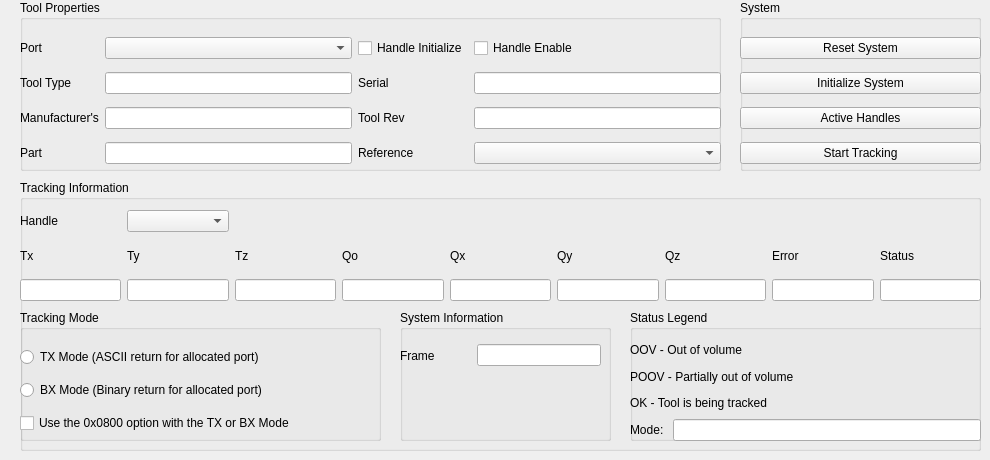
    <widget class="QWidget" name="tab_2">
     <attribute name="title">
      <string>NDI</string>
     </attribute>
     <widget class="QGroupBox" name="groupBox_ToolProperties">
      <property name="geometry">
       <rect>
        <x>20</x>
        <y>0</y>
        <width>701</width>
        <height>171</height>
       </rect>
      </property>
      <property name="title">
       <string>Tool Properties</string>
      </property>
      <widget class="QWidget" name="gridLayoutWidget_11">
       <property name="geometry">
        <rect>
         <x>0</x>
         <y>30</y>
         <width>701</width>
         <height>141</height>
        </rect>
       </property>
       <layout class="QGridLayout" name="gridLayout_11">
        <item row="1" column="0">
         <widget class="QLabel" name="label_ToolType">
          <property name="text">
           <string>Tool Type</string>
          </property>
         </widget>
        </item>
        <item row="0" column="2">
         <widget class="QCheckBox" name="checkBox_HandleInitialize">
          <property name="text">
           <string>Handle Initialize</string>
          </property>
          <property name="checkable">
           <bool>false</bool>
          </property>
         </widget>
        </item>
        <item row="1" column="1">
         <widget class="QLineEdit" name="lineEdit_Tool">
          <property name="readOnly">
           <bool>true</bool>
          </property>
         </widget>
        </item>
        <item row="0" column="1">
         <widget class="QComboBox" name="comboBox_Port"/>
        </item>
        <item row="2" column="1">
         <widget class="QLineEdit" name="lineEdit_Manufacturer">
          <property name="readOnly">
           <bool>true</bool>
          </property>
         </widget>
        </item>
        <item row="2" column="0">
         <widget class="QLabel" name="label_Manufacturer">
          <property name="text">
           <string>Manufacturer's</string>
          </property>
         </widget>
        </item>
        <item row="3" column="1">
         <widget class="QLineEdit" name="lineEdit_Part">
          <property name="readOnly">
           <bool>true</bool>
          </property>
         </widget>
        </item>
        <item row="3" column="0">
         <widget class="QLabel" name="label_Part">
          <property name="text">
           <string>Part</string>
          </property>
         </widget>
        </item>
        <item row="0" column="0">
         <widget class="QLabel" name="label_Port">
          <property name="text">
           <string>Port</string>
          </property>
         </widget>
        </item>
        <item row="0" column="3">
         <widget class="QCheckBox" name="checkBox_HandleEnable">
          <property name="text">
           <string>Handle Enable</string>
          </property>
         </widget>
        </item>
        <item row="1" column="2">
         <widget class="QLabel" name="label_Serial">
          <property name="text">
           <string>Serial</string>
          </property>
         </widget>
        </item>
        <item row="2" column="2">
         <widget class="QLabel" name="label_ToolRev">
          <property name="text">
           <string>Tool Rev</string>
          </property>
         </widget>
        </item>
        <item row="3" column="2">
         <widget class="QLabel" name="label_Reference">
          <property name="text">
           <string>Reference</string>
          </property>
         </widget>
        </item>
        <item row="1" column="3">
         <widget class="QLineEdit" name="lineEdit_Serial">
          <property name="readOnly">
           <bool>true</bool>
          </property>
         </widget>
        </item>
        <item row="2" column="3">
         <widget class="QLineEdit" name="lineEdit_Tool_2">
          <property name="readOnly">
           <bool>true</bool>
          </property>
         </widget>
        </item>
        <item row="3" column="3">
         <widget class="QComboBox" name="comboBox_Reference"/>
        </item>
       </layout>
      </widget>
     </widget>
     <widget class="QGroupBox" name="groupBox_System">
      <property name="geometry">
       <rect>
        <x>740</x>
        <y>0</y>
        <width>241</width>
        <height>171</height>
       </rect>
      </property>
      <property name="title">
       <string>System</string>
      </property>
      <widget class="QWidget" name="gridLayoutWidget_12">
       <property name="geometry">
        <rect>
         <x>0</x>
         <y>30</y>
         <width>241</width>
         <height>141</height>
        </rect>
       </property>
       <layout class="QGridLayout" name="gridLayout_12">
        <item row="2" column="0">
         <widget class="QPushButton" name="pushButton_ActiveHandles">
          <property name="text">
           <string>Active Handles</string>
          </property>
         </widget>
        </item>
        <item row="1" column="0">
         <widget class="QPushButton" name="pushButton_InitializeSystem">
          <property name="text">
           <string>Initialize System</string>
          </property>
         </widget>
        </item>
        <item row="0" column="0">
         <widget class="QPushButton" name="pushButton_ResetSystem">
          <property name="text">
           <string>Reset System</string>
          </property>
         </widget>
        </item>
        <item row="3" column="0">
         <widget class="QPushButton" name="pushButton_StartTracking">
          <property name="text">
           <string>Start Tracking</string>
          </property>
         </widget>
        </item>
       </layout>
      </widget>
     </widget>
     <widget class="QGroupBox" name="groupBox_TrackingInformation">
      <property name="geometry">
       <rect>
        <x>20</x>
        <y>180</y>
        <width>961</width>
        <height>271</height>
       </rect>
      </property>
      <property name="title">
       <string>Tracking Information</string>
      </property>
      <widget class="QWidget" name="gridLayoutWidget_13">
       <property name="geometry">
        <rect>
         <x>0</x>
         <y>30</y>
         <width>961</width>
         <height>91</height>
        </rect>
       </property>
       <layout class="QGridLayout" name="gridLayout_13">
        <item row="0" column="1">
         <widget class="QComboBox" name="comboBox_Handle"/>
        </item>
        <item row="1" column="2">
         <widget class="QLabel" name="label_Tz">
          <property name="text">
           <string>Tz</string>
          </property>
         </widget>
        </item>
        <item row="1" column="4">
         <widget class="QLabel" name="label_Qx">
          <property name="text">
           <string>Qx</string>
          </property>
         </widget>
        </item>
        <item row="1" column="3">
         <widget class="QLabel" name="label_Qo">
          <property name="text">
           <string>Qo</string>
          </property>
         </widget>
        </item>
        <item row="1" column="7">
         <widget class="QLabel" name="label_Error">
          <property name="text">
           <string>Error</string>
          </property>
         </widget>
        </item>
        <item row="1" column="6">
         <widget class="QLabel" name="label_Qz">
          <property name="text">
           <string>Qz</string>
          </property>
         </widget>
        </item>
        <item row="1" column="0">
         <widget class="QLabel" name="label_Tx">
          <property name="text">
           <string>Tx</string>
          </property>
         </widget>
        </item>
        <item row="0" column="0">
         <widget class="QLabel" name="label_Handle">
          <property name="text">
           <string>Handle</string>
          </property>
         </widget>
        </item>
        <item row="1" column="1">
         <widget class="QLabel" name="label_Ty">
          <property name="text">
           <string>Ty</string>
          </property>
         </widget>
        </item>
        <item row="1" column="8">
         <widget class="QLabel" name="label_Status">
          <property name="text">
           <string>Status</string>
          </property>
         </widget>
        </item>
        <item row="1" column="5">
         <widget class="QLabel" name="label_Qy">
          <property name="text">
           <string>Qy</string>
          </property>
         </widget>
        </item>
        <item row="2" column="0">
         <widget class="QLineEdit" name="lineEdit_Tx">
          <property name="readOnly">
           <bool>true</bool>
          </property>
         </widget>
        </item>
        <item row="2" column="1">
         <widget class="QLineEdit" name="lineEdit_Ty">
          <property name="readOnly">
           <bool>true</bool>
          </property>
         </widget>
        </item>
        <item row="2" column="2">
         <widget class="QLineEdit" name="lineEdit_Tz">
          <property name="readOnly">
           <bool>true</bool>
          </property>
         </widget>
        </item>
        <item row="2" column="3">
         <widget class="QLineEdit" name="lineEdit_Qo">
          <property name="readOnly">
           <bool>true</bool>
          </property>
         </widget>
        </item>
        <item row="2" column="4">
         <widget class="QLineEdit" name="lineEdit_Qx">
          <property name="readOnly">
           <bool>true</bool>
          </property>
         </widget>
        </item>
        <item row="2" column="5">
         <widget class="QLineEdit" name="lineEdit_Qy">
          <property name="readOnly">
           <bool>true</bool>
          </property>
         </widget>
        </item>
        <item row="2" column="6">
         <widget class="QLineEdit" name="lineEdit_Qz">
          <property name="readOnly">
           <bool>true</bool>
          </property>
         </widget>
        </item>
        <item row="2" column="7">
         <widget class="QLineEdit" name="lineEdit_Error">
          <property name="readOnly">
           <bool>true</bool>
          </property>
         </widget>
        </item>
        <item row="2" column="8">
         <widget class="QLineEdit" name="lineEdit_Status">
          <property name="readOnly">
           <bool>true</bool>
          </property>
         </widget>
        </item>
       </layout>
      </widget>
      <widget class="QGroupBox" name="groupBox_TrackingMode">
       <property name="geometry">
        <rect>
         <x>0</x>
         <y>130</y>
         <width>361</width>
         <height>131</height>
        </rect>
       </property>
       <property name="title">
        <string>Tracking Mode</string>
       </property>
       <widget class="QWidget" name="gridLayoutWidget_14">
        <property name="geometry">
         <rect>
          <x>0</x>
          <y>30</y>
          <width>361</width>
          <height>101</height>
         </rect>
        </property>
        <layout class="QGridLayout" name="gridLayout_14">
         <item row="1" column="0">
          <widget class="QRadioButton" name="radioButton_BXMode">
           <property name="text">
            <string>BX Mode (Binary return for allocated port)</string>
           </property>
          </widget>
         </item>
         <item row="0" column="0">
          <widget class="QRadioButton" name="radioButton_TXMode">
           <property name="text">
            <string>TX Mode (ASCII return for allocated port)</string>
           </property>
          </widget>
         </item>
         <item row="2" column="0">
          <widget class="QCheckBox" name="checkBox_0x0800">
           <property name="text">
            <string>Use the 0x0800 option with the TX or BX Mode</string>
           </property>
          </widget>
         </item>
        </layout>
       </widget>
      </widget>
      <widget class="QGroupBox" name="groupBox_SystemInformation">
       <property name="geometry">
        <rect>
         <x>380</x>
         <y>130</y>
         <width>211</width>
         <height>131</height>
        </rect>
       </property>
       <property name="title">
        <string>System Information</string>
       </property>
       <widget class="QWidget" name="gridLayoutWidget_16">
        <property name="geometry">
         <rect>
          <x>0</x>
          <y>30</y>
          <width>201</width>
          <height>31</height>
         </rect>
        </property>
        <layout class="QGridLayout" name="gridLayout_16">
         <item row="0" column="1">
          <widget class="QLineEdit" name="lineEdit_Frame">
           <property name="readOnly">
            <bool>true</bool>
           </property>
          </widget>
         </item>
         <item row="0" column="0">
          <widget class="QLabel" name="label_Frame">
           <property name="minimumSize">
            <size>
             <width>71</width>
             <height>27</height>
            </size>
           </property>
           <property name="text">
            <string>Frame</string>
           </property>
          </widget>
         </item>
        </layout>
       </widget>
      </widget>
      <widget class="QGroupBox" name="groupBox_StatusLegend">
       <property name="geometry">
        <rect>
         <x>610</x>
         <y>130</y>
         <width>361</width>
         <height>131</height>
        </rect>
       </property>
       <property name="title">
        <string>Status Legend</string>
       </property>
       <widget class="QWidget" name="gridLayoutWidget_17">
        <property name="geometry">
         <rect>
          <x>0</x>
          <y>30</y>
          <width>351</width>
          <height>101</height>
         </rect>
        </property>
        <layout class="QGridLayout" name="gridLayout_17">
         <item row="3" column="0">
          <widget class="QLabel" name="label_Mode">
           <property name="text">
            <string>Mode: </string>
           </property>
          </widget>
         </item>
         <item row="3" column="1">
          <widget class="QLineEdit" name="lineEdit_Mode">
           <property name="readOnly">
            <bool>true</bool>
           </property>
          </widget>
         </item>
         <item row="0" column="0" colspan="2">
          <widget class="QLabel" name="label_OOV">
           <property name="text">
            <string>OOV - Out of volume</string>
           </property>
          </widget>
         </item>
         <item row="1" column="0" colspan="2">
          <widget class="QLabel" name="label_POOV">
           <property name="text">
            <string>POOV - Partially out of volume</string>
           </property>
          </widget>
         </item>
         <item row="2" column="0" colspan="2">
          <widget class="QLabel" name="label_OK">
           <property name="text">
            <string>OK - Tool is being tracked</string>
           </property>
          </widget>
         </item>
        </layout>
       </widget>
      </widget>
     </widget>
    </widget>
